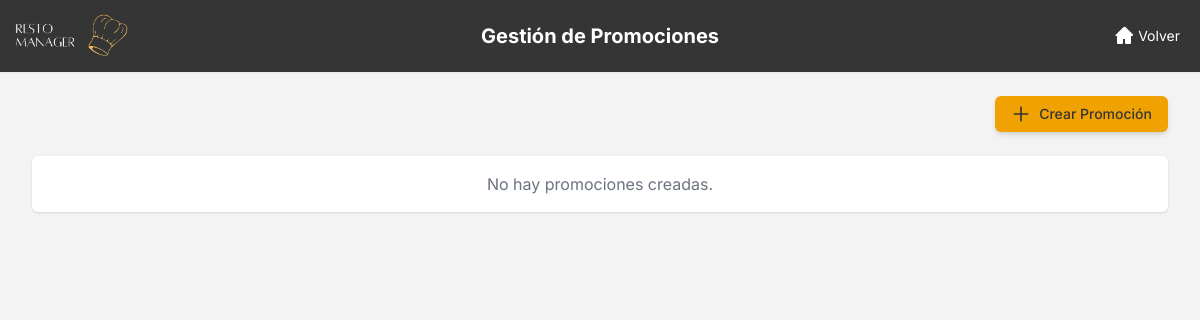
Page /dashboard/promociones/ (signed in) on the earlier database version.
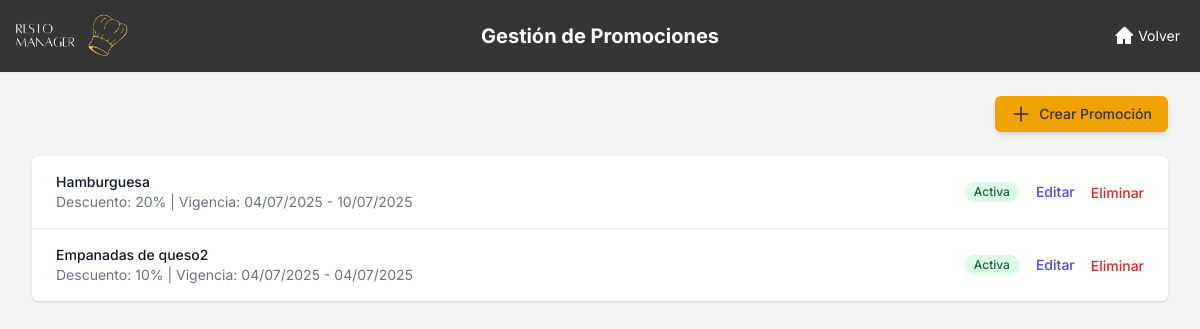
Same page on the later database version.
### restaurante_app/models.py (models this page shows, shortened)
class Promocion(models.Model):
    TIPO_DESCUENTO = [
        ('PORCENTAJE', 'Porcentaje'),
        ('MONTO_FIJO', 'Monto Fijo'),
    ]
    nombre = models.CharField(max_length=100, help_text="Ej: Oferta de Verano")
    descripcion = models.TextField(blank=True, null=True)
    tipo_descuento = models.CharField(max_length=20, choices=TIPO_DESCUENTO, default='PORCENTAJE')
    valor_descuento = models.DecimalField(max_digits=10, decimal_places=2, help_text="Porcentaje (ej: 10.00) o monto fijo (ej: 1000)")
    productos_afectados = models.ManyToManyField('Producto', related_name='promociones', blank=True)
    fecha_inicio = models.DateField()
    fecha_fin = models.DateField()
    activa = models.BooleanField(default=True)

### restaurante_app/views.py (the view)
    @login_required
    def _wrapped_view(request, *args, **kwargs):
        if request.user.rol != 'ENCARGADO':
            messages.error(request, 'No tienes permiso para acceder a esta página.')
            return redirect('index')
        return view_func(request, *args, **kwargs)

### restaurante_app/views.py (called while the page is built)
def staff_required(view_func):
    @login_required
    def _wrapped_view(request, *args, **kwargs):
        if request.user.rol != 'ENCARGADO':
            messages.error(request, 'No tienes permiso para acceder a esta página.')
            return redirect('index')
        return view_func(request, *args, **kwargs)
    return _wrapped_view

@staff_required
def gestion_promociones_view(request):
    promociones = Promocion.objects.all().order_by('-activa', '-fecha_fin')
    return render(request, 'app/gestion_promociones.html', {'promociones': promociones})

### templates/app/gestion_promociones.html (shortened to what this page needs)
{% load static %}
{% load custom_filters %}
<!DOCTYPE html>
<html lang="es">
<head>
    <script src="https://cdn.tailwindcss.com"></script>
</head>
<body class="bg-grisClaro">
    <header class="bg-grisOscuro shadow-sm relative">
        <div class="w-full mx-auto py-2 px-0 flex items-center justify-between relative">
            <div class="flex items-center ml-[-12px]">
                <img src="{% static 'img/imagelogo.png' %}" alt="Logo" class="h-14 w-45">
            </div>
            <h1 class="absolute left-1/2 transform -translate-x-1/2 text-xl font-bold text-white">
                Gestión de Promociones
            </h1>
            <div class="flex items-center space-x-4 mr-5">
                <a href="{% url 'dashboard' %}" class="flex items-center text-white text-sm hover:text-gray-300">
                    <svg xmlns="http://www.w3.org/2000/svg" class="h-5 w-5 mr-1" fill="currentColor" viewBox="0 0 20 20"><path d="M10.707 1.293a1 1 0 00-1.414 0l-8 8A1 1 0 002 10h1v7a1 1 0 001 1h4a1 1 0 001-1v-4h2v4a1 1 0 001 1h4a1 1 0 001-1v-7h1a1 1 0 00.707-1.707l-8-8z" /></svg>
                    Volver
                </a>
            </div>
        </div>
    </header>
    <main class="max-w-7xl mx-auto py-6 sm:px-6 lg:px-8">
        <div class="flex justify-end mb-6">
            <a href="{% url 'crear_promocion' %}" class="inline-flex items-center px-4 py-2 bg-secundario hover:bg-amber-500 text-grisOscuro text-sm font-medium rounded-md shadow-md">
                <svg xmlns="http://www.w3.org/2000/svg" class="h-5 w-5 mr-2" fill="none" viewBox="0 0 24 24" stroke="currentColor" stroke-width="2"><path stroke-linecap="round" stroke-linejoin="round" d="M12 4v16m8-8H4" /></svg>
                Crear Promoción
            </a>
        </div>
        <div class="bg-white shadow overflow-hidden rounded-md">
            <ul role="list" class="divide-y divide-gray-200">
                {% for promocion in promociones %}
                <li class="px-6 py-4 flex items-center justify-between">
                    <div class="flex-grow">
                        <p class="text-sm font-medium text-gray-900">{{ promocion.nombre }}</p>
                        <p class="text-sm text-gray-500">
                            Descuento: {{ promocion.valor_descuento|floatformat:0 }}{% if promocion.tipo_descuento == 'PORCENTAJE' %}%{% endif %} |
                            Vigencia: {{ promocion.fecha_inicio|date:"d/m/Y" }} - {{ promocion.fecha_fin|date:"d/m/Y" }}
                        </p>
                    </div>
                    <div class="flex items-center space-x-4">
                        <span class="inline-flex items-center px-2.5 py-0.5 rounded-full text-xs font-medium {% if promocion.activa %}bg-green-100 text-green-800{% else %}bg-red-100 text-red-800{% endif %}">
                            {% if promocion.activa %}Activa{% else %}Inactiva{% endif %}
                        </span>
                        <a href="{% url 'editar_promocion' promocion.id %}" class="text-sm font-medium text-indigo-600 hover:text-indigo-900">Editar</a>
                        <form action="{% url 'eliminar_promocion' promocion.id %}" method="post" class="inline" onsubmit="return confirm('¿Seguro que quieres eliminar esta promoción?');">
                            <button type="submit" class="text-sm font-medium text-red-600 hover:text-red-900">Eliminar</button>
                        </form>
                    </div>
                </li>
                {% empty %}
                <li class="px-6 py-4 text-center text-gray-500">No hay promociones creadas.</li>
                {% endfor %}
            </ul>
        </div>
    </main>
</body>
</html>

Differences in the rows shown:
added Promocion: nombre "Hamburguesa", valor_descuento "20", fecha_inicio "04/07/2025", fecha_fin "10/07/2025", activa "Activa"
added Promocion: nombre "Empanadas de queso2", valor_descuento "10", fecha_inicio "04/07/2025", fecha_fin "04/07/2025", activa "Activa"
Other differences:
text no longer shown: "No hay promociones creadas."
